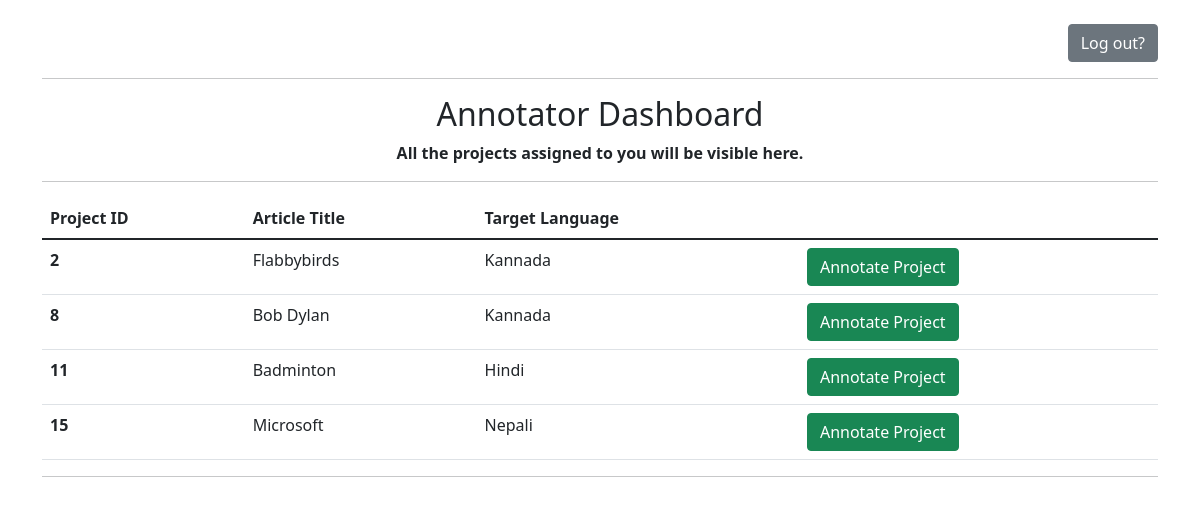
Before: /annotator/ (signed in) with the older database file.
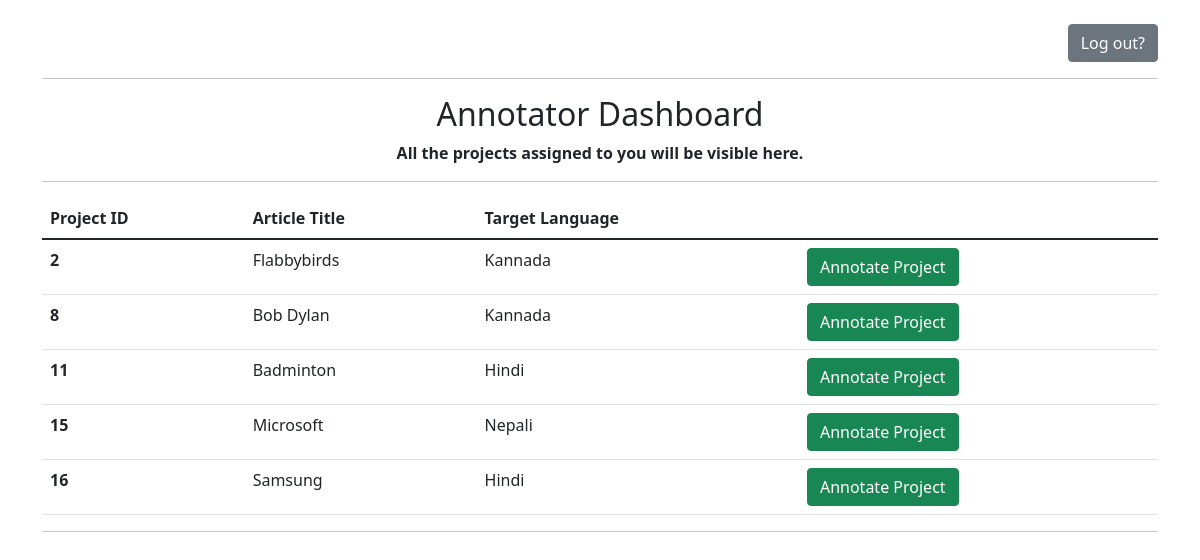
After: the same page with the newer database file.
### wikipedia/models.py (models this page shows, shortened)
class Project(models.Model):
    article_title = models.CharField(max_length=100)
    target_language = models.ForeignKey(Language, on_delete=models.CASCADE)
    is_tokenized = models.BooleanField(default=False)
    annotator = models.ForeignKey(User, related_name='annotator_id', null=True, on_delete=models.CASCADE,)

class Language(models.Model):
    language_code = models.CharField(max_length=2)
    language_name = models.CharField(max_length=100)
    def __str__(self):
        return self.language_name

### wikipedia/decorators.py (the view)
        def wrapper_func(request, *args, **kwargs):
            group = None
            if request.user.groups.exists():
                group = request.user.groups.all()[0].name
            if group in allowed_roles:
                return view_func(request, *args, **kwargs)
            else:
                html_output = """
                <p> You are not authorized to view this page! </p>
                <a href="logout/"> Go back to the login page. </a>
                """
                return HttpResponse(html_output)

### wikipedia/views.py (called while the page is built)
@login_required(login_url='login')
@allowed_users(allowed_roles=['Annotator'])
def annot_dashboard_view(request):
    current_user = request.user
    user_id = current_user.id
    annotator_projects = Project.objects.filter(annotator_id=user_id)
    return render(request, 'annot-dashboard.html', {'annotator_projects': annotator_projects})

### wikipedia/templates/annot-dashboard.html (shortened to what this page needs)
<!DOCTYPE html>
<html lang="en">
<head>
    <link href="https://cdn.jsdelivr.net/npm/bootstrap@5.1.3/dist/css/bootstrap.min.css" rel="stylesheet">
</head>
<body>
    <div class="container">
        <br>
        <p style="text-align: right;"><a href="{% url 'logout' %}" class="btn btn-secondary"> Log out? </a></p>
        <hr>
        <h2 style="text-align: center;">Annotator Dashboard</h2>
        <p style="text-align: center;">
        <strong> All the projects assigned to you will be visible here. </strong>
        </p>
        <hr>
            <table class="table">
                <thead>
                <tr>
                    <th scope="col">Project ID</th>
                    <th scope="col">Article Title</th>
                    <th scope="col">Target Language</th>
                    <th scope="col"></th>
                </tr>
                </thead>
                <tbody>
                {% for project in annotator_projects %}
                <tr>
                    <th scope="row">{{ project.id }}</th>
                    <td>{{ project.article_title }}</td>
                    <td>{{ project.target_language }}</td>
                    <td> <a href="{% url 'translation' project.id %}" class="btn btn-success">Annotate Project</a></td>
                </tr>
                {% endfor %}
                </tbody>
            </table>
        <hr>
                <br>
    </div>
</body>
</html>

Changed rows visible on the page:
added Project: id "16", article_title "Samsung", target_language "Hindi"
